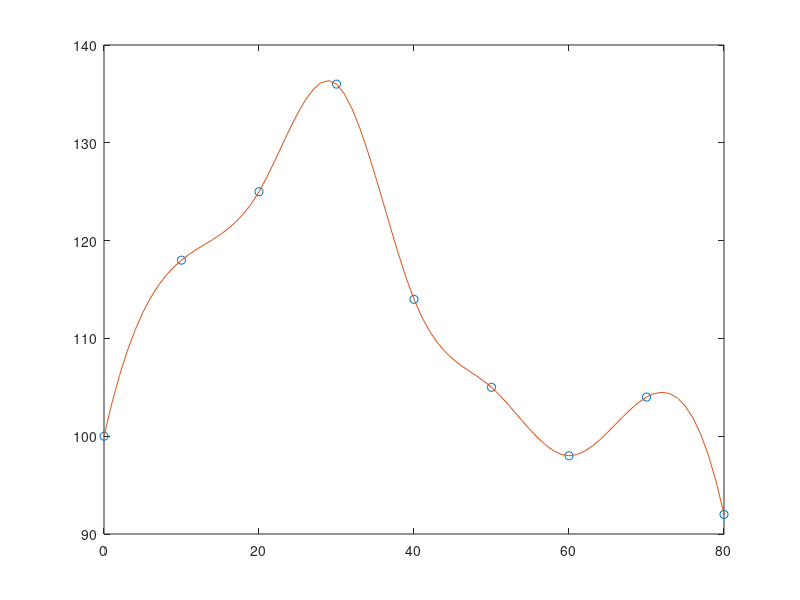

This chart was generated by the following MATLAB code:
%%
%Exemplo de interpolação utilizando a função spline do matlab

%Tabela com os valores de x
x = [0 10 20 30 40 50 60 70 80];
%Tabela com os valores de y
y = [100 118 125 136 114 105 98 104 92];
%Pontos em que a função será interpolada 
x_i = 0 : 1 : 80;
%Cálculo dos valores interpolados
y_i = spline(x,y,x_i);
%Plot dos valores originais e da função interpolada
plot(x,y,'o',x_i,y_i)